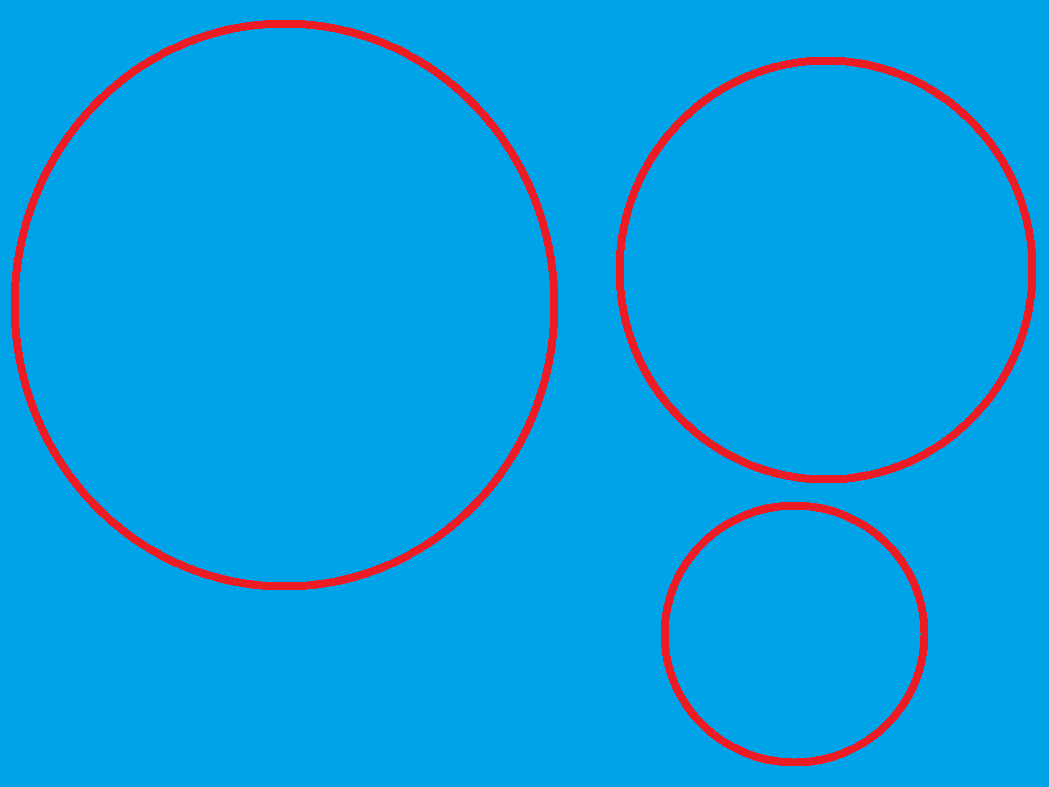
#> input picture images/test5.png, 1049 x 787 px
$ python 4-renk_tespiti.py   (older library calls are emulated)
#> lines starting #> are read from the running program, lines starting #| are printed output that depends on the picture; after the words box and inside, x2 and y2 are one past the last pixel; in counts of white or black regions, pixels touching at a corner belong together
import cv2
import numpy as np

# kırmızı renk aralığı HSV
redLower = (28, 32, 0)
redUpper = (240,235,240)

for i in range(1):

    success = 1
    imgOriginal = cv2.imread("../images/test5.png")
#> imgOriginal is the input picture: shape (787, 1049, 3); mean B, G, R 224.7, 157, 8.8
    if success:

        # blur
        blurred = cv2.GaussianBlur(imgOriginal, (11, 11), 0)
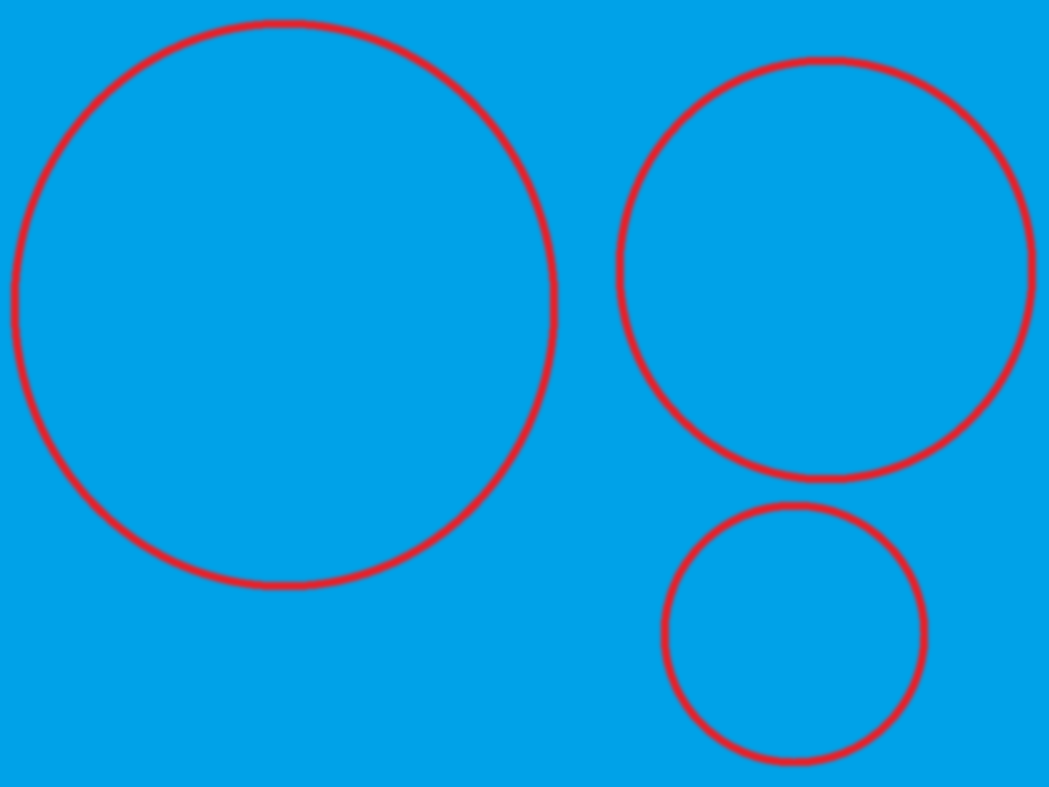
#> blurred: shape (787, 1049, 3); mean B, G, R 224.7, 157, 8.8

        # hsv
        hsv = cv2.cvtColor(blurred, cv2.COLOR_BGR2HSV)
#> hsv: shape (787, 1049, 3); mean H, S, V 102, 249.5, 229
        cv2.imshow("HSV Image", hsv)

        # mavi için maske oluştur
        mask = cv2.inRange(hsv, redLower, redUpper)
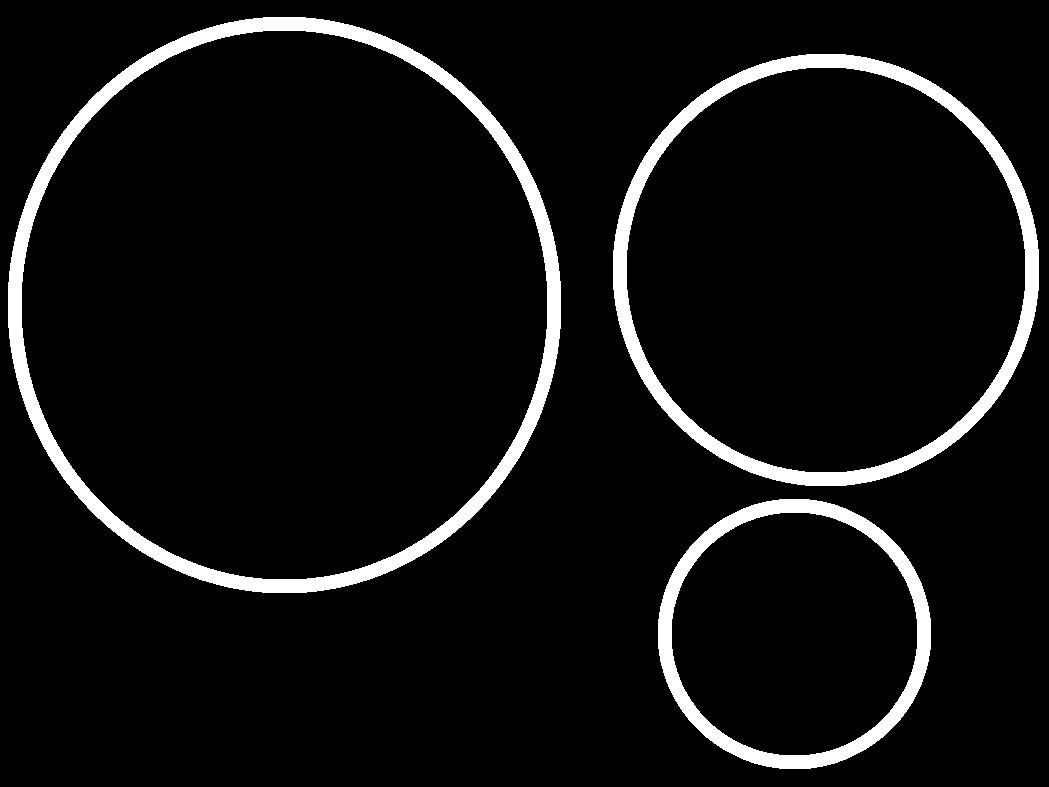
#> mask: shape (787, 1049); 6.4% white; 3 white regions, box (x1, y1, x2, y2) and area: (8, 17, 561, 593) 23859, (613, 54, 1039, 486) 17977, (658, 499, 931, 769) 11162
        cv2.imshow("mask Image", mask)
        # maskenin etrafında kalan gürültüleri sil
        mask = cv2.erode(mask, None, iterations=2)
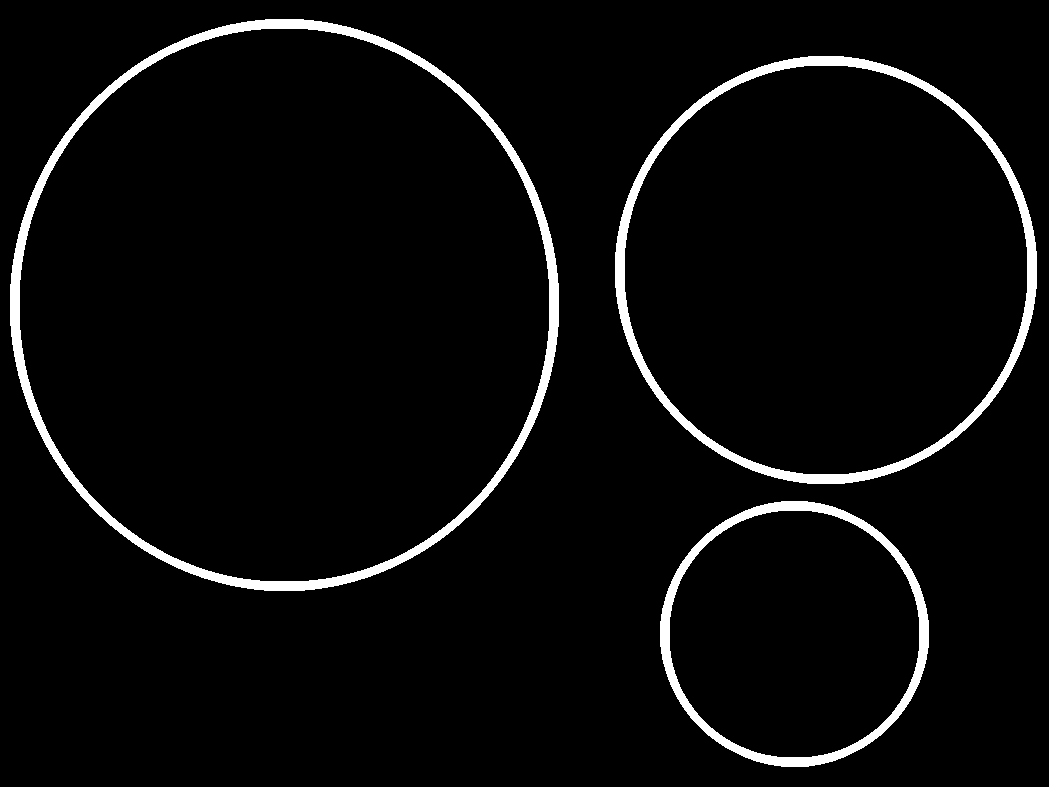
#> mask: shape (787, 1049); 4% white; 3 white regions
        mask = cv2.dilate(mask, None, iterations=2)
        cv2.imshow("Mask + erozyon ve genisleme", mask)

        # farklı sürüm için
        # (_, contours,_) = cv2.findContours(mask.copy(), cv2.RETR_EXTERNAL, cv2.CHAIN_APPROX_SIMPLE)

        # kontur
        (contours, _) = cv2.findContours(mask.copy(), cv2.RETR_EXTERNAL, cv2.CHAIN_APPROX_SIMPLE)
#> contours = 3 contours; box (x1, y1, x2, y2) and area: (8, 17, 561, 593) 249994, (613, 54, 1039, 486) 144369, (658, 499, 931, 769) 57739
        center = None

        if len(contours) > 0:
            for g in range(len(contours)):
                # en buyuk konturu al
                c = contours[g] #max(contours, key=cv2.contourArea)

                # dikdörtgene çevir
                rect = cv2.minAreaRect(c)

                ((x, y), (width, height), rotation) = rect

                s = "x: {}, y: {}, width: {}, height: {}, rotation: {}".format(np.round(x), np.round(y), np.round(width),
                                                                               np.round(height), np.round(rotation))
                print(s)

                # kutucuk
                box = cv2.boxPoints(rect)
                box = np.int64(box)

                # moment
                M = cv2.moments(c)
                center = (int(M["m10"] / M["m00"]), int(M["m01"] / M["m00"]))

                # konturu çizdir: sarı
                cv2.drawContours(imgOriginal, [box], 0, (0, 255, 255), 2)

                # merkere bir tane nokta çizelim: pembe
                cv2.circle(imgOriginal, center, 5, (255, 0, 255), -1)

                # bilgileri ekrana yazdır
                cv2.putText(imgOriginal, s, (25, 50), cv2.FONT_HERSHEY_COMPLEX_SMALL, 1, (255, 255, 255), 2)
#> this loop made 3 passes
#> (rect, x, y, width, height, box, center) on passes 1 to 3: (((794, 633.5), (269, 272), -90), 794, 633.5, 269, 272, [[930, 768], [658, 768], [658, 499], [930, 499]], (794, 633)), (((825.5, 269.5), (431, 425), -90), 825.5, 269.5, 431, 425, [[1037, 484], [612, 484], [612, 54], [1037, 54]], (825, 269)), (((284, 304.5), (575, 552), -90), 284, 304.5, 575, 552, [[559, 591], [8, 591], [8, 17], [559, 17]], (284, 304))
#| x: 794.0, y: 634.0, width: 269.0, height: 272.0, rotation: -90.0
#| x: 825.0, y: 269.0, width: 431.0, height: 425.0, rotation: -90.0
#| x: 284.0, y: 304.0, width: 575.0, height: 552.0, rotation: -90.0
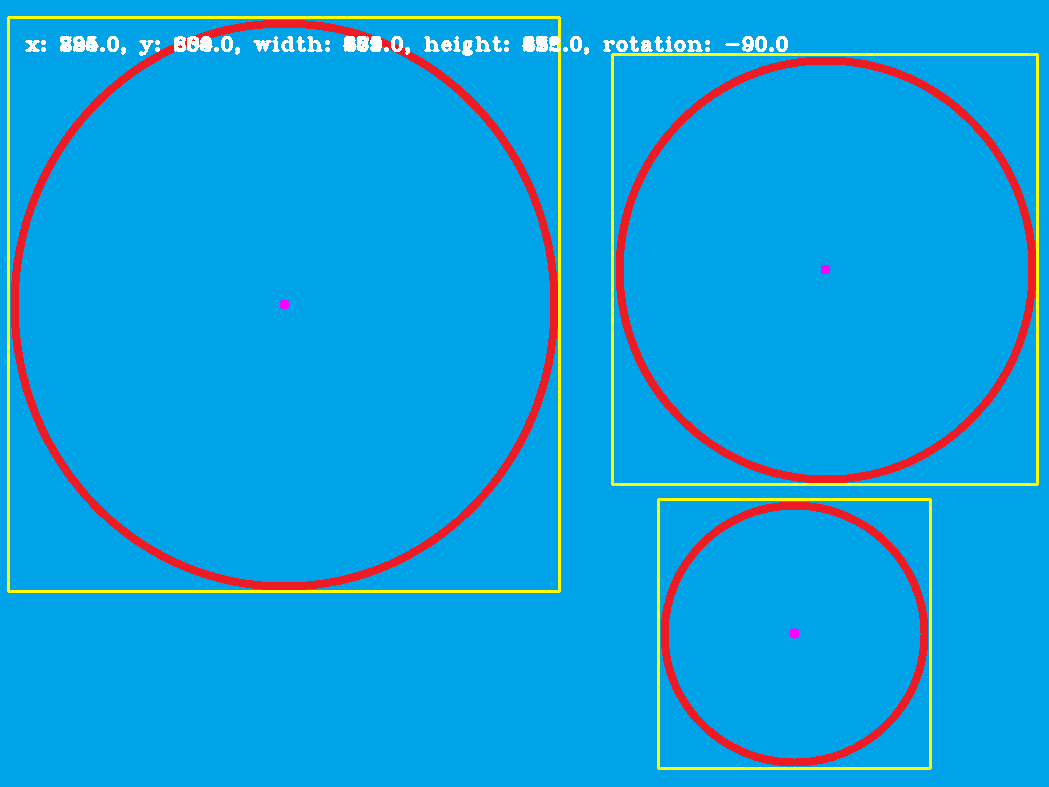
#> imgOriginal: shape (787, 1049, 3); 2.53% of pixels changed, all inside (x1, y1, x2, y2) = (7, 16, 1039, 770)

            cv2.imshow("Orijinal Tespit", imgOriginal)
            cv2.waitKey(0)

        if cv2.waitKey(1) & 0xFF == ord("q"): break
#> (key q is pressed here)
